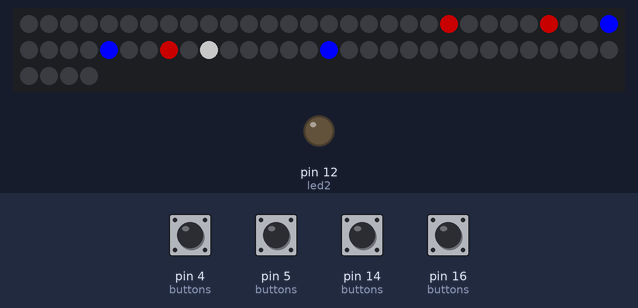
Recording of a sketch running on a simulated Arduino Uno, built with avr-gcc and run on an emulated ATmega328P. Shown: 64 RGB LEDs in strip order, left to right, continuing on the next row, output pins drawn as LEDs (lit = HIGH). The test bench sets the inputs (shaded band); at power-on: pin 4 (buttons), pin 5 (buttons), pin 14 (buttons), pin 16 (buttons) LOW. Dim RGB values are drawn brighter than linear; random numbers use the default seed unless the sketch sets one.

Above: at 1.2 s.
1.3 s: pin 5 (buttons) pulled HIGH for 0.15 s
At 1.9 s:
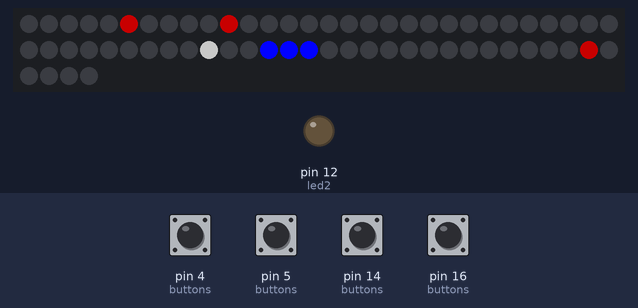
2.0 s: pin 4 (buttons) pulled HIGH for 0.15 s
2.7 s: pin 14 (buttons) pulled HIGH for 0.15 s
At 3.24 s:
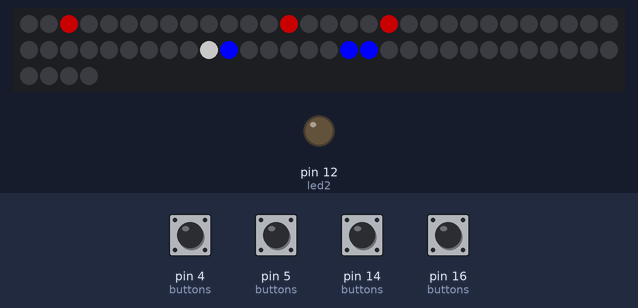
3.4 s: pin 16 (buttons) pulled HIGH for 0.15 s
At 3.92 s:
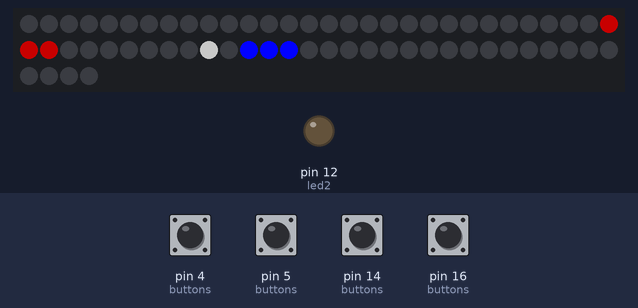
4.1 s: pin 16 (buttons) pulled HIGH for 1 s
At 7.34 s:
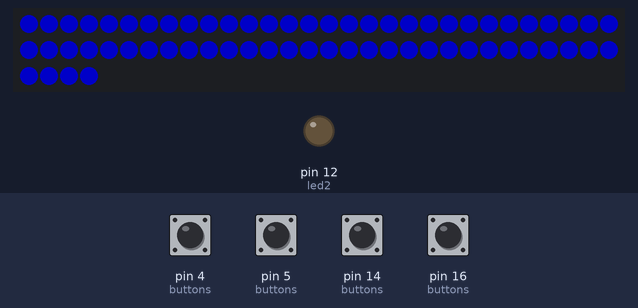
8.1 s: pin 4 (buttons) pulled HIGH for 1 s
At 12.45 s:
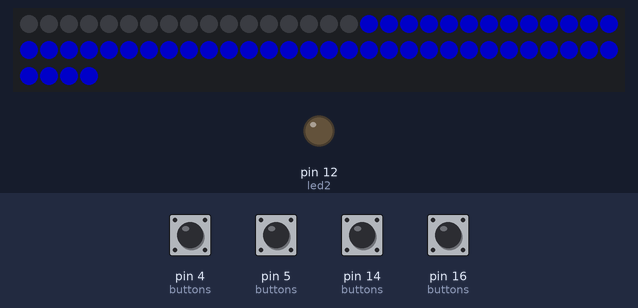
Timing chart, 0 to 13.2 s (numbered marks = the images above; inputs shaded):
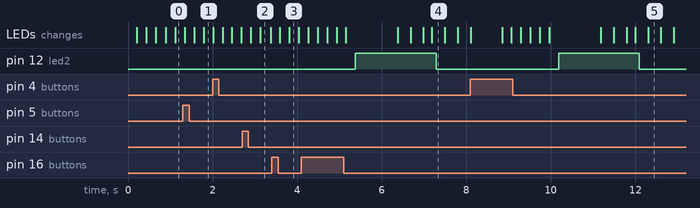

Measured:
- after the input at 4.1 s, pin 12 (led2): LOW → HIGH after 1.3 s, → LOW 1.9 s later
- after the input at 8.1 s, pin 12 (led2): LOW → HIGH after 2.1 s, → LOW 1.9 s later

The sketch:

BATTLE_SNAKES_v1.ino
```cpp
#include <Adafruit_NeoPixel.h>
Adafruit_NeoPixel strip = Adafruit_NeoPixel(64, 15, NEO_GRB + NEO_KHZ800);
/*the display has leds in sequence in a snake pattern, which is changed to x,y coords from 0 to 7 with
  the led[] array, then to read the position it takes the row + 8*column. x,y coords are stored in body */
const int buttons[2][2] = {{14, 16}, {5, 4}}; //[player 1 buttons][player 2 buttons] {{rb1, lb1},{rb2,lb2}}
const int led1 = 0, led2 = 12; //player 1 and 2 win leds
byte locks[2]; //direction change locks for both players (could probably go in properties)
int props[2][3]; //{{dir1, change1, length 1}, {dir2, change2, length 2}}
int body [2][16][2]; //[player], [segment], [coords(r,c)]
const static int bodystart[2][16][2] = {{{5, 7}}, {{2, 0}}}; //player 1 starts at (5,7)
const static int propsstart[2][3] = {{3, 0, 3}, {1, 0, 3}}; //both players have 3 length, player 1 is traveling in the 3 direction, player 2 in 1
int flipper[2][16][2];
int timedraw = 200, needfood = 1, food = 0, w;
byte led[64] = {0, 1, 2, 3, 4, 5, 6, 7, 15, 14, 13, 12, 11, 10, 9, 8, 16, 17, 18, 19, 20, 21, 22, 23, 31, 30, 29, 28, 27, 26, 25, 24, 32,
                33, 34, 35, 36, 37, 38, 39, 47, 46, 45, 44, 43, 42, 41, 40, 48, 49, 50, 51, 52, 53, 54, 55, 63, 62, 61, 60, 59, 58, 57, 56
               }; //array the swaps every other row of the matrix to create an x y plane instead of snake pattern

void resetbodies() { //set bodies and properties to their starting position arrays
  for (int i = 0; i < 2; i++) { //for both players
    for (int j = 0; j < 16; j++) { //for all segments
      for (int k = 0; k < 2; k++) { //for both coordinates
        body[i][j][k] = bodystart[i][j][k]; //set the data to the start data
      }
    }
    for (int m = 0; m < 3; m++) { //for all properties
      props[i][m] = propsstart[i][m];//set properties to starting properties
    }
  }
}

void setup() {
  resetbodies(); //set the bodies and properties to their game start values
  pinMode (led1, OUTPUT); //player 1 win led
  pinMode (led2, OUTPUT); //player 2 win led
  for (int i = 0; i < 2; i++) { //for both players
    for (int j = 0; j < 2; j++) { //for both buttons
      pinMode (buttons[i][j], INPUT); //set pinmode input to the button entry
    }
  }
  strip.begin(); //begin led strip
  strip.show();  // initialize all pixels to 'off'
  for (int i = 0; i < 2; i++) { //for both players
    strip.setPixelColor(led[body[i][0][0] + body[i][0][1] * 8], 100 - (100 * i), 0, 255 * i); //set the first pixel on, with color depending on player
  }
  strip.show(); //write to the screen
  Serial.begin (9600); //begin serial moniter
}

void loop() {
  delay(20); //20ms delay, not long enough to miss button inputs
  for (int i = 0; i < 2; i++) { //for both players
    if (props[i][1] == 0) { // if the direction changer is 0
      props[i][1] = readbut(buttons[i][0], buttons[i][1], i); //set the change in direction equal to the return of the players button readings
    }
  }
  if (millis() > timedraw) { //if statement to draw a single frame after a specified time
    checkfood(); //check if either player is on top of the food
    changedir(); //change the players direction based on the changedir property from the button inputs
    writecoords(); //shift the bodies down their arrays and write a new head coordinate by incrimenting the direction
    checkcolision(); //check if either player has colided with the other, or themselves
    eraseplayer(); //erase the players tail
    drawplayer(); //draw the players head
    if (needfood == 1) { //if a food is needed
      food = createfood(); //set food to a random spot generated by createfood
      needfood = 0; //food spawn is no longer needed
    }
    timedraw = timedraw + 225; //the time incriment do draw a frame
  }
}

int readbut(int rb , int lb, int l) { //used to translate button inputs into a direction incrimenter when given a player's button pins
  if (digitalRead(lb) == 0 && digitalRead(rb) == 0) { //if both buttons are depressed
    locks[l] = 0; //turn the button lock off
    return 0; //no change in direction
  }
  if (digitalRead(rb) != digitalRead(lb) && locks[l] == 0) { //if one button is pressed
    locks[l] = 1; //turn the button lock on
    return (digitalRead(rb) - digitalRead(lb)); //return either a postive or negitave direction change based on the button readings
  }
  else { //if both buttons are pressed
    return 0; //no direction change
  }
}

void changedir() { //change the players direction based on the changedir property from the button inputs
  for (int i = 0; i < 2; i++) { //for both players
    if (props[i][1] != 0) { //if the direction changer is not 0
      props[i][0] = props[i][0] + props[i][1]; //add the direction changer to the direction
      if (props[i][0] < 0 || props[i][0] > 3) { //if the direction is outside one of the four directions
        props[i][0] = (((props[i][0] + 1) * (-3) / 5) + 3); //warp it back around
      }
      props[i][1] = 0; //set the direction changer to 0
    }
  }
}

void writecoords() { //shift the bodies down their arrays and write a new head coordinate by incrimenting the direction
  for (int i = 0; i < 2; i++) { //for both players
    for (int p = props[i][2]; p > 0; p--) { //for the length of the body (starting at the end) -- used the shift all segments down
      body[i][p][0] = body[i][p - 1][0]; //set the row coordinate to the previous coordinate
      body[i][p][1] = body[i][p - 1][1]; //set the column coordinate to the previous coordinate
    }
    for (int j = 0; j < 2; j++) { //for both the row and the column coordinate of the head of both snakes
      body[i][0][j] = (body[i][1][j] + (- abs(props[i][0] - 2 + j) + 1)); //incriment the head row based on the current direction
      if (body[i][0][j] > 7 || body[i][0][j] < 0) { //if both the row and the column coordinate are out of bounds
        body[i][0][j] = (((body[i][0][j] + 1) * (-7) / 9) + 7); //warp them around the screen (in bounds is (0 to 7), so -1 goes to 7 and 8 goes to 0)
      }
    }
  }
}

void checkcolision() { //check if either player has colided with the other, or themselves
  if (body[0][0][0] == body[1][0][0] && body[0][0][1] == body[1][0][1]) { //if both heads are occupying the same coordinates
    strip.setPixelColor(led[body[0][0][0] + body[0][0][1] * 8], 100, 0 , 150); //set the color to a mix of red and blue
    flipbodies(); //make the tail the into the head for both players
  }
  else { //if both heads are not on the same coordinates
    for (int i = 0; i < 2; i++) { //for both players
      for (int j = 1; j < props[abs(i - 1)][2]; j++) { //for the length minus one of the other player
        if ((body[i][0][0] == body[abs(i - 1)][j][0]) && (body[i][0][1] == body[abs(i - 1)][j][1])) { //if the players head is coliding with the others body
          end(2 - i); //the game is over, the opposite player to the one being checked wins (either 1 or 2)
        }
      }
      for (int k = 4; k < props[i][2]; k++) { // for the length of the given player, starting at the fifth segment
        if ((body[i][0][0] == body[i][k][0] && body[i][0][1] == body[i][k][1])) { // if the players head is coliding with its own body
          end(2 - i); //the game is over, the opposite player to the one being checked wins (either 1 or 2)
        }
      }
    }
  }
}

void drawplayer() { //draw the players head
  for (int i = 0; i < 2; i++) { //for both players
    strip.setPixelColor(led[body[i][0][0] + body[i][0][1] * 8], 100 - (100 * i), 0, 255 * i); //turn the head pixel on, with color based on the player
  }
  strip.show(); //print to the screen
}

void eraseplayer() { //erase the players tail
  for (int i = 0; i < 2; i++) { //for both players
    strip.setPixelColor(led[body[i][props[i][2]][0] + body[i][props[i][2]][1] * 8], 0, 0, 0); // set the last coordinate in the snake off (last coord = length)
  }
}

int createfood() { //generate a valid food placement
  int f = random(64); //generate a random number 0 - 63
  for (int i = 0; i < 2; i++) { //for both players
    for (int k = 0; k < props[i][2]; k++) { //for the players entie lengths
      if (f == body[i][k][0] + body[i][k][1] * 8) { //if the random number is the position of the body segment
        f = -1; //set f to invalid
        break;
      }
    }
  }
  if (f == -1) { //if f is invalid
    createfood(); //recurse to find a valid random number
  }
  else { //if f is valid
    strip.setPixelColor(led[f], 100, 100, 100); //set the new food on with all colors (white)
    return f; //return the valid foods position
  }
}

void checkfood() { //check if either player is on the food
  for (int i = 0; i < 2; i++) { //for both players
    if ((body[i][0][0] + body[i][0][1] * 8) == food) { //if the head segment is on the food
      props[i][2]++; //incriment the length up
      needfood = 1; //a new food is needed
    }
  }
}
void flipbodies() { //make the tail into the head for both players (or else its a tie)
  for (int i = 0; i < 2; i++) { //for both players
    for (int j = 0; j < props[i][2]; j++) { //for the length of the player
      for (int k = 0; k < 2; k++) { //for both the row and column
        flipper[i][j][k] = body[i][j][k]; // set the flipper array to the body
      }
    }
    for (int j = 0; j < props[i][2]; j++) { //for the length of the player, again
      for (int k = 0; k < 2; k++) { //for both the row and the column, again
        body[i][j][k] = flipper[i][props[i][2] - 1 - j][k]; //set the first entry of the body to the last of the flipper, and incriment reverse to flip it
      }
    }
    int drow = body[i][1][0] - body[i][0][0]; //store the change in row from the new second to the new first coordinates
    int dcol = body[i][1][1] - body[i][0][1]; //store the change in column from the new second to the new first coordinates
    if (drow == 0) { //if there is no change in row
      if (dcol != 7 && dcol != -7) { //if the change in column does not wrap around the edge
        props[i][0] = (dcol + 2); //set the new direction based on the change in column (since there can only be either a row or collumn change, not both)
      }
      else { //if the change in column wraps around the edge
        props[i][0] = ((abs(dcol + 7) * (-1) / (7)) + 2); //set the new direction based on the change in column
      }
    }
    else { // if there is a change in row
      if (drow != 7 && drow != -7) { //if the change in rpw does not wrap around the edge
        props[i][0] = abs((drow) - 1); //set the new direction based on the change in row
      }
      else { //if the change in row does wrap around the edge
        props[i][0] = (drow / 7) + 1; ////set the new direction based on the change in row
      }
    }
  }
}

void end(int w) { //if the game is over, give a certian player the win and reset the board
  int i;
  digitalWrite( w * 12 - 12, HIGH); //set a players led on based on the input
  delay(1000); //preserve the board for a second
  int a = 200 - (100 * w); //set the color values for the color wipe based on the winner
  int b = (w * 100) - 100; //set the color values for the color wipe based on the winner
  for (i = 0; i < 64; i++) { // for all pixels
    strip.setPixelColor(i, a, 0, b); //set the color to the winners color
    strip.show(); //write to the screen
    delay(10); //delay for 10 ms
  }
  delay(100); // delay 100 ms
  digitalWrite( w * 12 - 12, LOW); //turn the winners led off
  for (i = 0; i < 64; i++) { //for all pixels
    strip.setPixelColor(i, 0, 0, 0); //turn the input off
    strip.show(); //write to the screen
    delay(10); //delay 10ms
  }
  resetbodies(); //reset the bodies original position
  timedraw = millis() + 500; //time until first frame is drawn is .5s
  needfood = 1; //another food is needed
}
```
